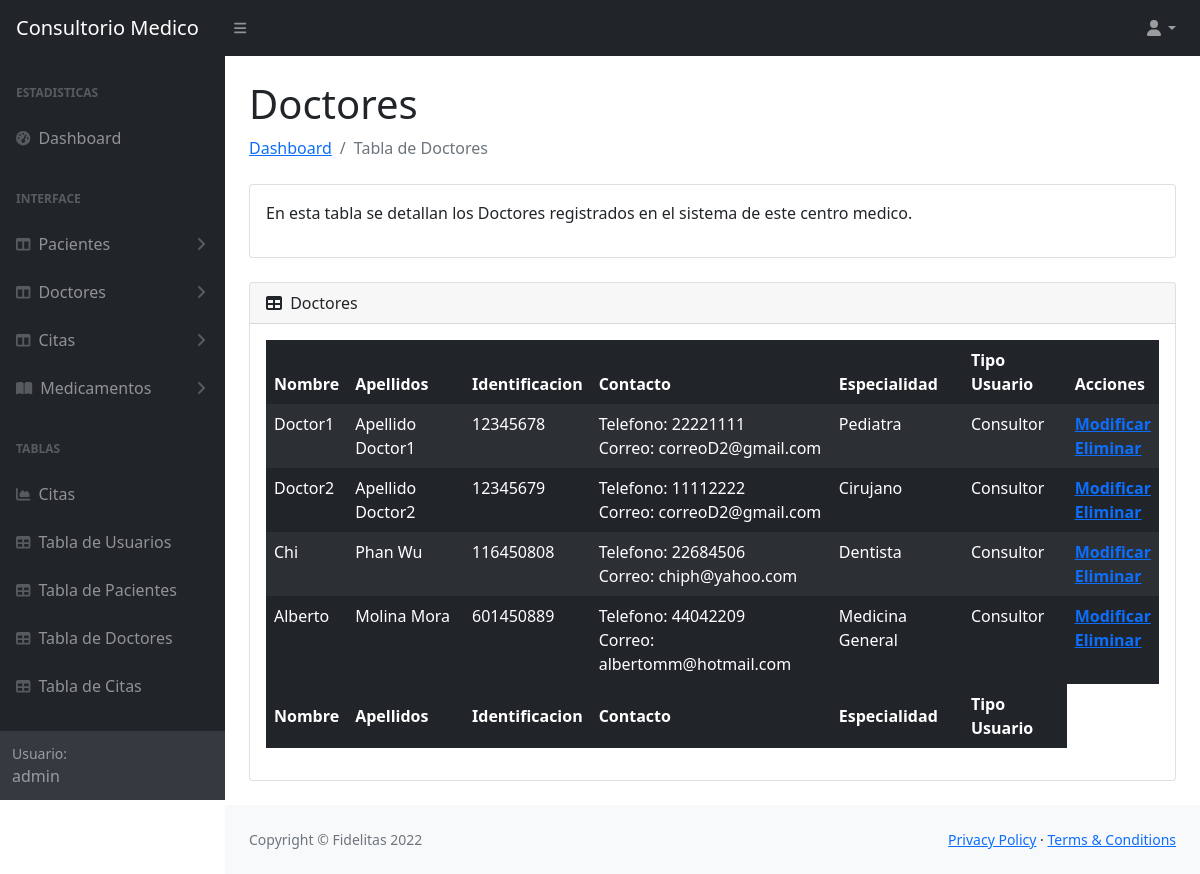
The app's page /tablas/tablaDoctores.php (signed in), older data.
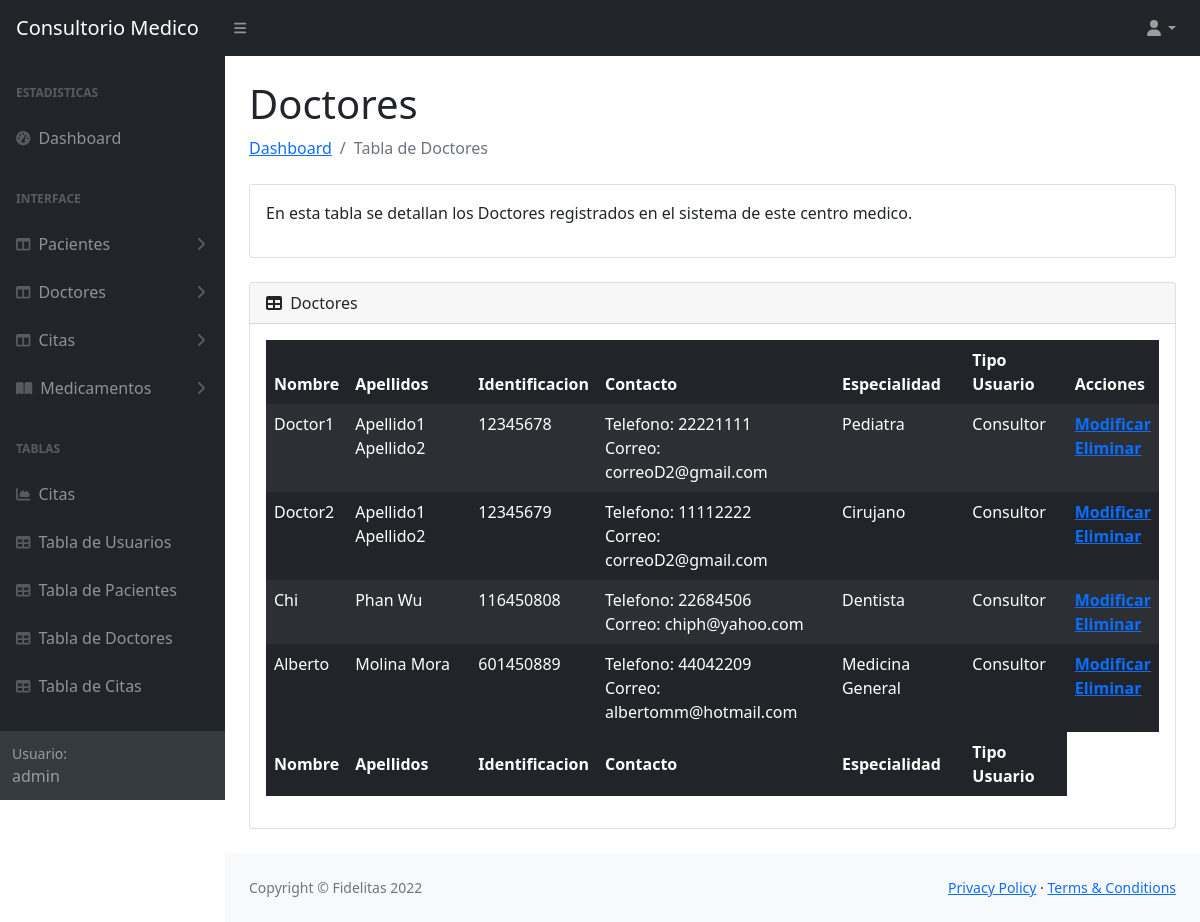
The same page, newer data.
### tables this page shows
CREATE TABLE `doctor` (
  idDoctor INT NOT NULL AUTO_INCREMENT,
  nombreDoctor VARCHAR(45) NOT NULL,
  apellidosDoctor VARCHAR(45) NOT NULL,
  cedulaDoctor INT NOT NULL,
  telefonoDoctor VARCHAR(10) NOT NULL,
  correoDoctor VARCHAR(45) NOT NULL,
  especialidad VARCHAR(45) NOT NULL,
  tipoUsuario INT NOT NULL,
  PRIMARY KEY (idDoctor),
  foreign key(tipoUsuario)references `tipousuario`(idtipoUsuario));

CREATE TABLE `tipousuario` (
  idtipoUsuario INT NOT NULL AUTO_INCREMENT,
  tipoDeUsuario VARCHAR(45) NOT NULL,
  PRIMARY KEY (idtipoUsuario));

### tablas/tablaDoctores.php (the view, shortened to what the changed rows need)
<?php
 require '../conexion/conexion.php';
 $tDoctorSELECT = "SELECT d.idDoctor, d.nombreDoctor, d.apellidosDoctor, d.cedulaDoctor, d.telefonoDoctor, d.correoDoctor, d.especialidad, tu.tipoDeUsuario
 FROM doctor d JOIN tipousuario tu on d.tipoUsuario = tu.idtipoUsuario";
 $resultado = $mysqli->query($tDoctorSELECT);
?>
<!DOCTYPE html>
<html lang="en">
    <head>
        <link href="https://cdn.jsdelivr.net/npm/simple-datatables@latest/dist/style.css" rel="stylesheet" />
        <link href="../css/styles.css" rel="stylesheet" />
    </head>
    <body class="sb-nav-fixed">
        <div id="layoutSidenav">
            <div id="layoutSidenav_content">
                <main>
                    <div class="container-fluid px-4">
                        <h1 class="mt-4">Doctores</h1>
                        <div class="card mb-4">
                            <div class="card-body">
                                <table id="datatablesSimple" class="table table-dark table-striped table-borderless">
                                    <thead>
                                        <tr>
                                            <th>Nombre</th>
                                            <th>Apellidos</th>
                                            <th>Identificacion</th>
                                            <th>Contacto</th>
                                            <th>Especialidad</th>
                                            <th>Tipo Usuario</th>
                                            <th>Acciones</th>
                                        </tr>
                                    </thead>
                                    <tfoot>
                                        <tr>
                                            <th>Nombre</th>
                                            <th>Apellidos</th>
                                            <th>Identificacion</th>
                                            <th>Contacto</th>
                                            <th>Especialidad</th>
                                            <th>Tipo Usuario</th>
                                        </tr>
                                    </tfoot>
                                    <tbody>
                                        <?php
                                            while ($row = $resultado->fetch_assoc()) { ?>
                                            <tr>
                                                <?php $idDoctor =  $row['idDoctor'];?>
                                                <td><?php echo $row['nombreDoctor']  ?></td>
                                                <td><?php echo $row['apellidosDoctor']  ?></td>
                                                <td><?php echo $row['cedulaDoctor']  ?></td>
                                                <td><?php echo "Telefono: ".$row['telefonoDoctor']."<br>Correo: ".$row['correoDoctor']  ?></td>
                                                <td><?php echo $row['especialidad']  ?></td>
                                                <td><?php echo $row['tipoDeUsuario']  ?></td>
                                                <th><?php echo "<a href='../formularios/editarDoctor.php?id=$idDoctor'>Modificar</a><br><a href='../scriptsSQL/deleteDoctor.php?id=$idDoctor'>Eliminar</a>" ?></th>
                                            </tr>
                                            <?php } ?>
                                    </tbody>
                                </table>
                            </div>
                        </div>
                    </div>
                </main>
            </div>
    </body>
</html>

Row changes from the older to the newer data that the page shows:
changed doctor "Doctor1": apellidosDoctor "Apellido Doctor1" → "Apellido1 Apellido2"
changed doctor "Doctor2": apellidosDoctor "Apellido Doctor2" → "Apellido1 Apellido2"
